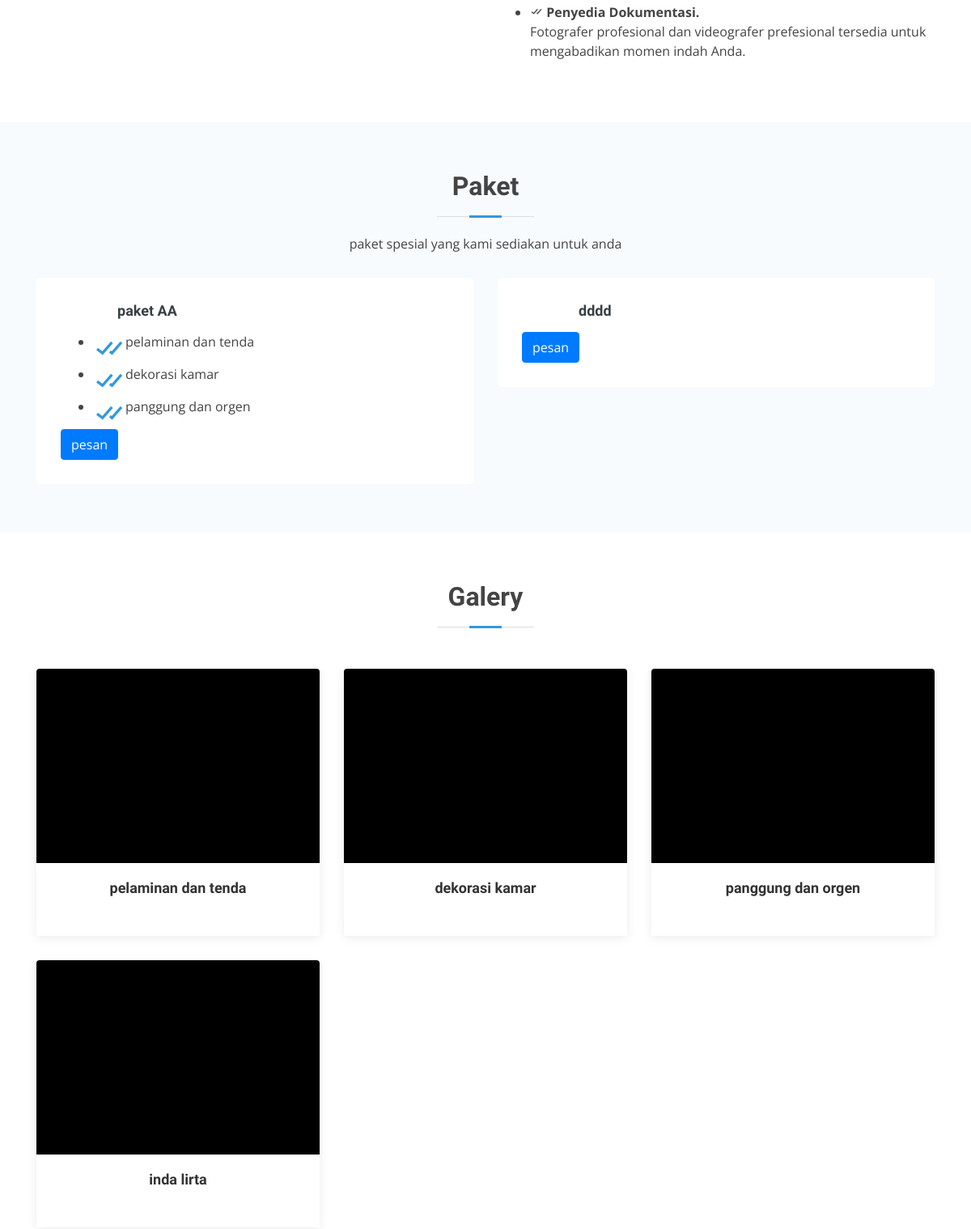
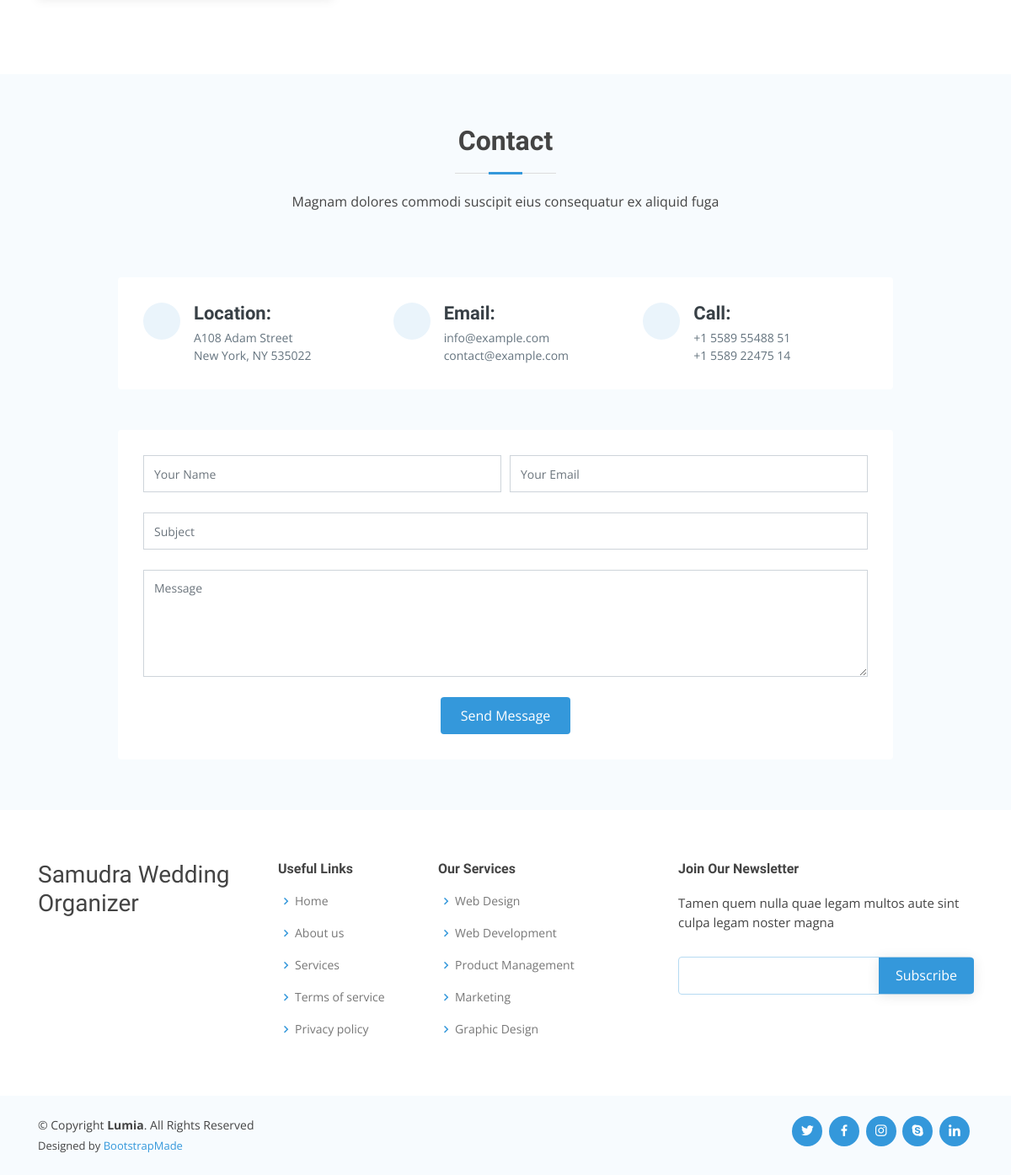
Before: / (lower part) with the older database file (2 pictures, top to bottom).
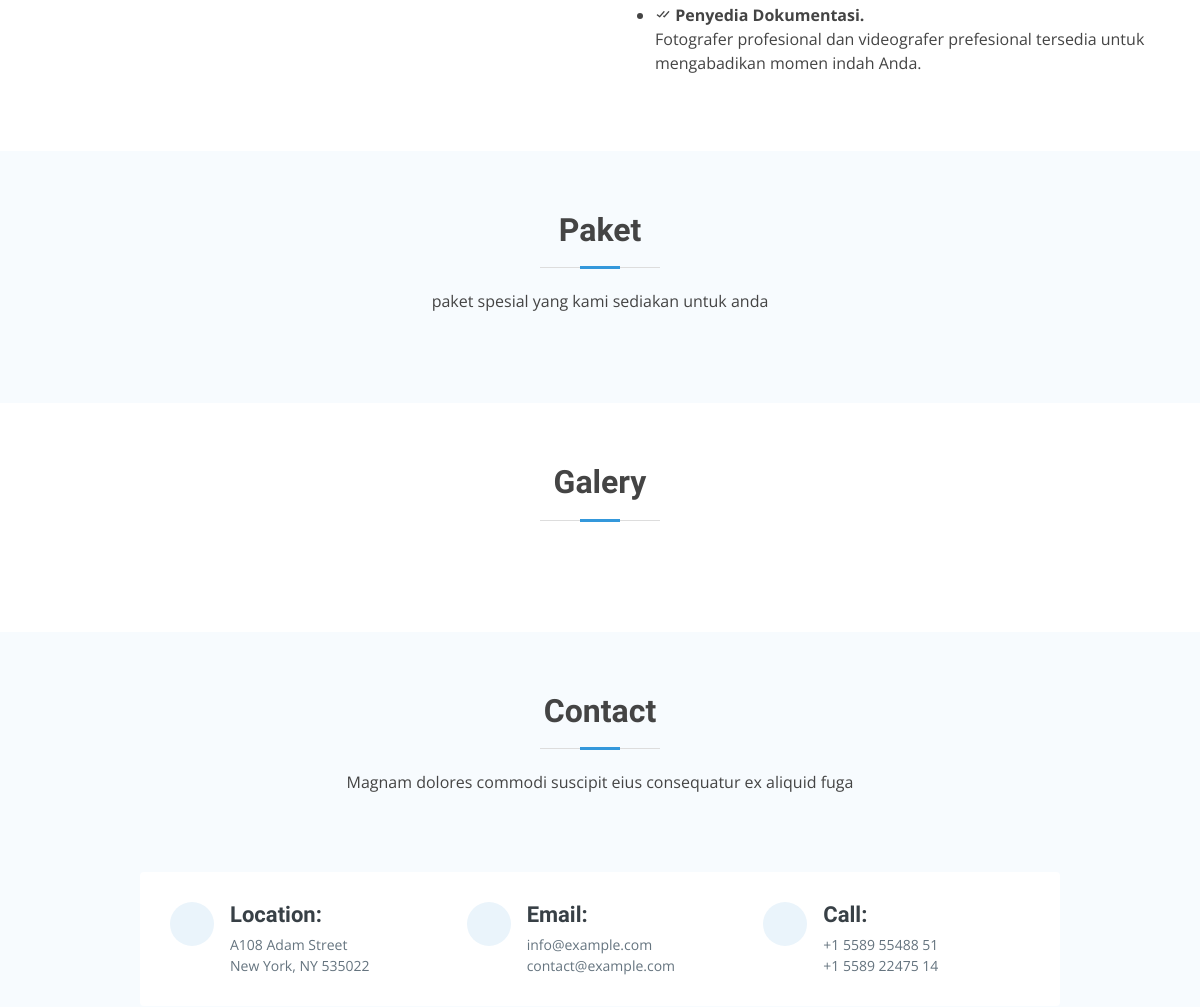
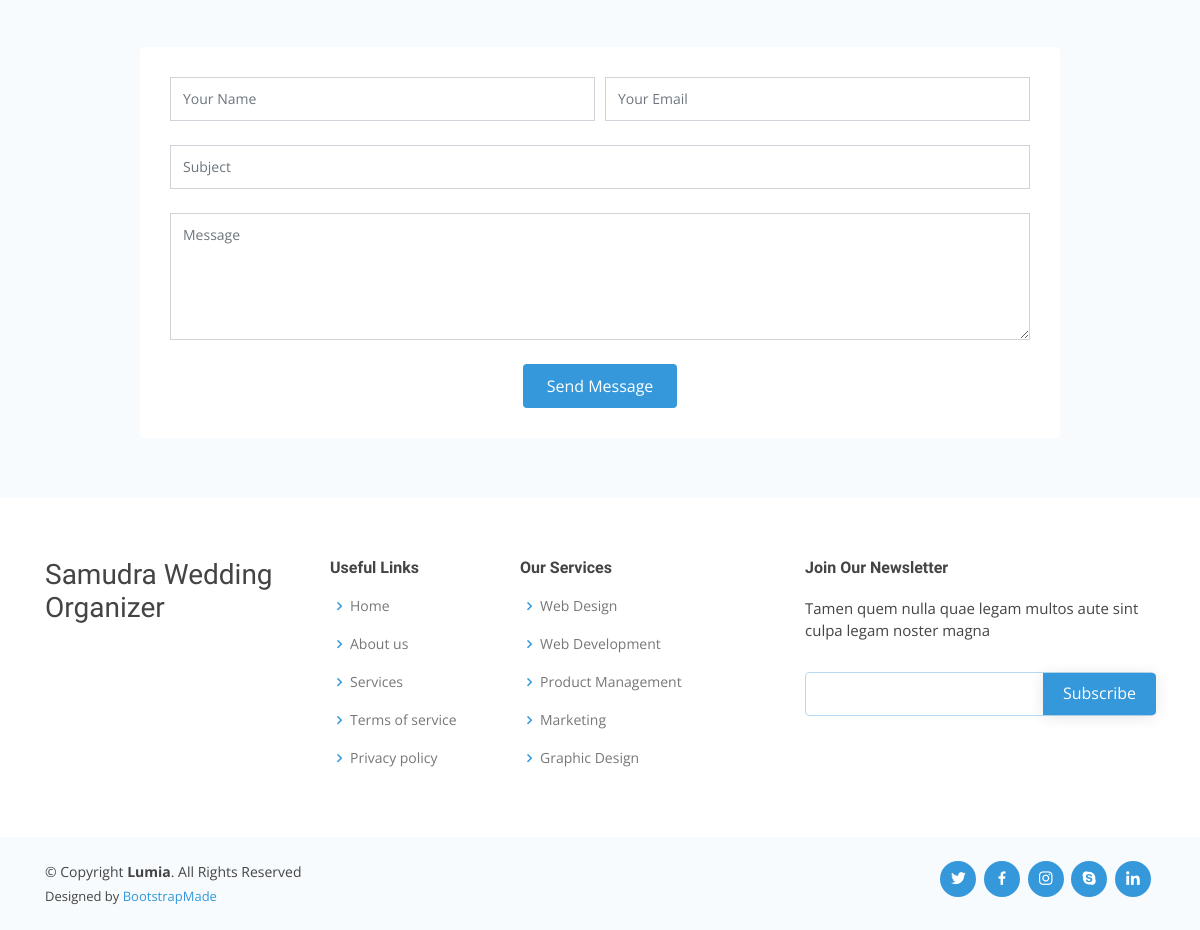
After: the same page with the newer database file (2 pictures, top to bottom).
### tables this page shows
CREATE TABLE `paket` (
  `id` int(11) NOT NULL,
  `paket` varchar(100) NOT NULL
);

CREATE TABLE `daftar_item` (
  `id_daf` int(11) NOT NULL,
  `paket_id` int(11) NOT NULL,
  `item_id` int(11) NOT NULL
);

CREATE TABLE `item_paket` (
  `id` int(11) NOT NULL,
  `item` varchar(100) NOT NULL,
  `harga` varchar(50) NOT NULL,
  `gambar` varchar(225) NOT NULL
);

### index.php (the view, shortened to what this page needs)
<?php include 'assets/config/config.php'; ?>
<!DOCTYPE html>
<html lang="en">
<head>
  <link href="assets/vendor/bootstrap/css/bootstrap.min.css" rel="stylesheet">
  <link href="assets/vendor/icofont/icofont.min.css" rel="stylesheet">
  <link href="assets/vendor/boxicons/css/boxicons.min.css" rel="stylesheet">
  <link href="assets/vendor/venobox/venobox.css" rel="stylesheet">
  <link href="assets/vendor/owl.carousel/assets/owl.carousel.min.css" rel="stylesheet">
  <link href="assets/css/style.css" rel="stylesheet">
</head>
<body>
  <main id="main">
    <section id="what-we-do" class="what-we-do">
      <div class="container">
        <div class="row">
          <div class="col-lg-6">
          </div>
          <div class="col-lg-6 pt-4 pt-lg-0">
            <ul>
              <li><i class="bx bx-check-double"></i><strong> Penyedia Dokumentasi.</strong> <br>
              <p>Fotografer profesional dan videografer prefesional tersedia untuk mengabadikan momen indah Anda.</p></li>
            </ul>
          </div>
        </div>
      </div>
    </section>
    <section id="services" class="services section-bg">
      <div class="container">
        <div class="section-title">
          <h2>Paket</h2>
          <p>paket spesial yang kami sediakan untuk anda</p>
        </div>
        <div class="row">
          <?php
                $queri ="SELECT * FROM paket ";
                $hasil =mysqli_query($koneksi,$queri);
                while ($paket=mysqli_fetch_assoc($hasil)) {
                  ?>
          <div class="col-md-6">
            <div class="icon-box">
              <h4><a href="backend/login.php"><?php echo "$paket[paket]"; ?></a></h4>
              <?php
                  $total_item =mysqli_query($koneksi,"SELECT *  FROM daftar_item INNER JOIN item_paket on daftar_item.item_id = item_paket.id WHERE  paket_id ='$paket[id]' ");
                  while ($item=mysqli_fetch_assoc($total_item)) {
              ?>
              <ul>
                <li><i class="bx bx-check-double"></i><?php echo "$item[item]"; ?></li>
              </ul>
              <?php } ?>
              <a href="backend/login.php" class="btn btn-primary"> pesan</a>
            </div>
          </div>
          <?php }?>
        </div>
      </div>
    </section>
    <section id="portfolio" class="portfolio">
      <div class="container">
        <div class="section-title">
          <h2>Galery</h2>
        </div>
        <div class="row portfolio-container">
        <?php
        $qgalery ="SELECT * FROM item_paket ";
        $hgalery =mysqli_query($koneksi,$qgalery);
        while ($galery=mysqli_fetch_assoc($hgalery)) {
          ?>
          <div class="col-lg-4 col-md-6 portfolio-item filter-web wow fadeInUp" data-wow-delay="0.1s">
            <div class="portfolio-wrap">
              <figure>
              </figure>
              <div class="portfolio-info">
                <h4><a href="portfolio-details.html"><?php echo "$galery[item]"; ?></a></h4>
              </div>
            </div>
          </div>
          <?php } ?>
        </div>
      </div>
    </section>
    <section id="contact" class="contact section-bg">
      <div class="container">
        <div class="section-title">
          <h2>Contact</h2>
          <p>Magnam dolores commodi suscipit eius consequatur ex aliquid fuga</p>
        </div>
        <div class="row mt-5 justify-content-center">
          <div class="col-lg-10">
            <div class="info-wrap">
              <div class="row">
                <div class="col-lg-4 info">
                  <i class="icofont-google-map"></i>
                  <h4>Location:</h4>
                  <p>A108 Adam Street<br>New York, NY 535022</p>
                </div>
                <div class="col-lg-4 info mt-4 mt-lg-0">
                  <i class="icofont-envelope"></i>
                  <h4>Email:</h4>
                  <p>info@example.com<br>contact@example.com</p>
                </div>
                <div class="col-lg-4 info mt-4 mt-lg-0">
                  <i class="icofont-phone"></i>
                  <h4>Call:</h4>
                  <p>+1 5589 55488 51<br>+1 5589 22475 14</p>
                </div>
              </div>
            </div>
          </div>
        </div>
        <div class="row mt-5 justify-content-center">
          <div class="col-lg-10">
            <form action="forms/contact.php" method="post" role="form" class="php-email-form">
              <div class="form-row">
                <div class="col-md-6 form-group">
                  <input type="text" name="name" class="form-control" id="name" placeholder="Your Name" data-rule="minlen:4" data-msg="Please enter at least 4 chars" />
                </div>
                <div class="col-md-6 form-group">
                  <input type="email" class="form-control" name="email" id="email" placeholder="Your Email" data-rule="email" data-msg="Please enter a valid email" />
                </div>
              </div>
              <div class="form-group">
                <input type="text" class="form-control" name="subject" id="subject" placeholder="Subject" data-rule="minlen:4" data-msg="Please enter at least 8 chars of subject" />
              </div>
              <div class="form-group">
                <textarea class="form-control" name="message" rows="5" data-rule="required" data-msg="Please write something for us" placeholder="Message"></textarea>
              </div>
              <div class="text-center"><button type="submit">Send Message</button></div>
            </form>
          </div>
        </div>
      </div>
    </section>
  </main>
  <footer id="footer">
    <div class="footer-top">
      <div class="container">
        <div class="row">
          <div class="col-lg-3 col-md-6 footer-contact">
            <h3>Samudra Wedding Organizer</h3>
          </div>
          <div class="col-lg-2 col-md-6 footer-links">
            <h4>Useful Links</h4>
            <ul>
              <li><i class="bx bx-chevron-right"></i> <a href="#">Home</a></li>
              <li><i class="bx bx-chevron-right"></i> <a href="#">About us</a></li>
              <li><i class="bx bx-chevron-right"></i> <a href="#">Services</a></li>
              <li><i class="bx bx-chevron-right"></i> <a href="#">Terms of service</a></li>
              <li><i class="bx bx-chevron-right"></i> <a href="#">Privacy policy</a></li>
            </ul>
          </div>
          <div class="col-lg-3 col-md-6 footer-links">
            <h4>Our Services</h4>
            <ul>
              <li><i class="bx bx-chevron-right"></i> <a href="#">Web Design</a></li>
              <li><i class="bx bx-chevron-right"></i> <a href="#">Web Development</a></li>
              <li><i class="bx bx-chevron-right"></i> <a href="#">Product Management</a></li>
              <li><i class="bx bx-chevron-right"></i> <a href="#">Marketing</a></li>
              <li><i class="bx bx-chevron-right"></i> <a href="#">Graphic Design</a></li>
            </ul>
          </div>
          <div class="col-lg-4 col-md-6 footer-newsletter">
            <h4>Join Our Newsletter</h4>
            <p>Tamen quem nulla quae legam multos aute sint culpa legam noster magna</p>
            <form action="" method="post">
              <input type="email" name="email"><input type="submit" value="Subscribe">
            </form>
          </div>
        </div>
      </div>
    </div>
    <div class="container d-md-flex py-4">
      <div class="mr-md-auto text-center text-md-left">
        <div class="copyright">
          &copy; Copyright <strong><span>Lumia</span></strong>. All Rights Reserved
        </div>
        <div class="credits">
          Designed by <a href="https://bootstrapmade.com/">BootstrapMade</a>
        </div>
      </div>
      <div class="social-links text-center text-md-right pt-3 pt-md-0">
        <a href="#" class="twitter"><i class="bx bxl-twitter"></i></a>
        <a href="#" class="facebook"><i class="bx bxl-facebook"></i></a>
        <a href="#" class="instagram"><i class="bx bxl-instagram"></i></a>
        <a href="#" class="google-plus"><i class="bx bxl-skype"></i></a>
        <a href="#" class="linkedin"><i class="bx bxl-linkedin"></i></a>
      </div>
    </div>
  </footer>
</body>
</html>

Changed rows visible on the page:
removed paket: paket "paket AA"
removed daftar_item: item_paket.item "pelaminan dan tenda"
removed daftar_item: item_paket.item "dekorasi kamar"
removed daftar_item: item_paket.item "panggung dan orgen"
removed paket: paket "dddd"
removed item_paket: item "pelaminan dan tenda"
removed item_paket: item "dekorasi kamar"
removed item_paket: item "panggung dan orgen"
removed item_paket: item "inda lirta"
